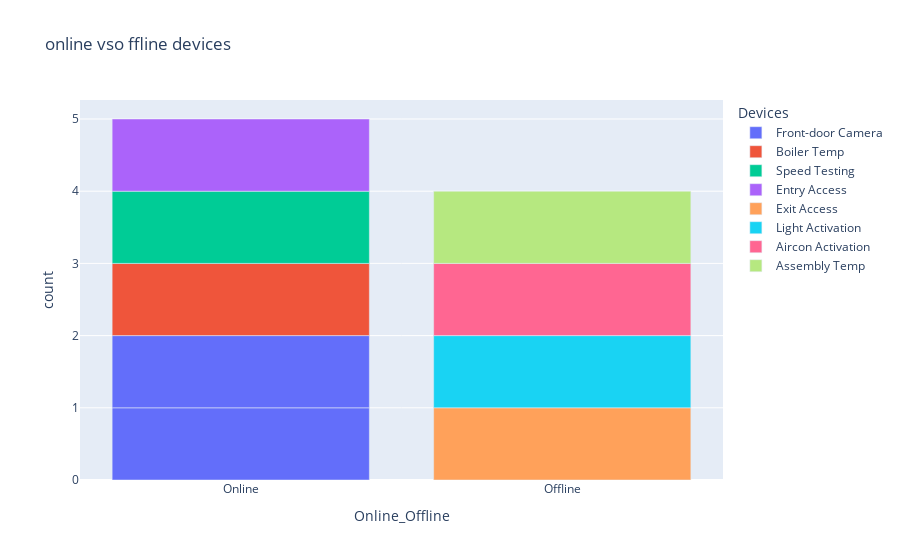

The cell this chart's notebook holds for it:
### Code cell
# visual to monitor online v offline devices

# plot a bar graph for device online and offline
fig = px.bar(dfdevice, x='Online_Offline', title='online vso ffline devices ', color='Devices')
fig.show()

### Figure 1 — Plotly figure (JSON) as saved in the notebook; plotly's stock layout.template omitted (floating-point values rounded to 4 significant figures)
{"data": [{"alignmentgroup": "True", "hovertemplate": "Devices=Front-door Camera<br>Online_Offline=%{x}<br>count=%{y}<extra></extra>", "legendgroup": "Front-door Camera", "marker": {"color": "#636efa", "pattern": {"shape": ""}}, "name": "Front-door Camera", "offsetgroup": "Front-door Camera", "orientation": "v", "showlegend": true, "textposition": "auto", "type": "bar", "x": ["Online", "Online"], "xaxis": "x", "y": [1, 1], "yaxis": "y"}, {"alignmentgroup": "True", "hovertemplate": "Devices=Boiler Temp<br>Online_Offline=%{x}<br>count=%{y}<extra></extra>", "legendgroup": "Boiler Temp", "marker": {"color": "#EF553B", "pattern": {"shape": ""}}, "name": "Boiler Temp", "offsetgroup": "Boiler Temp", "orientation": "v", "showlegend": true, "textposition": "auto", "type": "bar", "x": ["Online"], "xaxis": "x", "y": [1], "yaxis": "y"}, {"alignmentgroup": "True", "hovertemplate": "Devices=Speed Testing<br>Online_Offline=%{x}<br>count=%{y}<extra></extra>", "legendgroup": "Speed Testing", "marker": {"color": "#00cc96", "pattern": {"shape": ""}}, "name": "Speed Testing", "offsetgroup": "Speed Testing", "orientation": "v", "showlegend": true, "textposition": "auto", "type": "bar", "x": ["Online"], "xaxis": "x", "y": [1], "yaxis": "y"}, {"alignmentgroup": "True", "hovertemplate": "Devices=Entry Access<br>Online_Offline=%{x}<br>count=%{y}<extra></extra>", "legendgroup": "Entry Access", "marker": {"color": "#ab63fa", "pattern": {"shape": ""}}, "name": "Entry Access", "offsetgroup": "Entry Access", "orientation": "v", "showlegend": true, "textposition": "auto", "type": "bar", "x": ["Online"], "xaxis": "x", "y": [1], "yaxis": "y"}, {"alignmentgroup": "True", "hovertemplate": "Devices=Exit Access<br>Online_Offline=%{x}<br>count=%{y}<extra></extra>", "legendgroup": "Exit Access", "marker": {"color": "#FFA15A", "pattern": {"shape": ""}}, "name": "Exit Access", "offsetgroup": "Exit Access", "orientation": "v", "showlegend": true, "textposition": "auto", "type": "bar", "x": ["Offline"], "xaxis": "x", "y": [1], "yaxis": "y"}, {"alignmentgroup": "True", "hovertemplate": "Devices=Light Activation<br>Online_Offline=%{x}<br>count=%{y}<extra></extra>", "legendgroup": "Light Activation", "marker": {"color": "#19d3f3", "pattern": {"shape": ""}}, "name": "Light Activation", "offsetgroup": "Light Activation", "orientation": "v", "showlegend": true, "textposition": "auto", "type": "bar", "x": ["Offline"], "xaxis": "x", "y": [1], "yaxis": "y"}, {"alignmentgroup": "True", "hovertemplate": "Devices=Aircon Activation<br>Online_Offline=%{x}<br>count=%{y}<extra></extra>", "legendgroup": "Aircon Activation", "marker": {"color": "#FF6692", "pattern": {"shape": ""}}, "name": "Aircon Activation", "offsetgroup": "Aircon Activation", "orientation": "v", "showlegend": true, "textposition": "auto", "type": "bar", "x": ["Offline"], "xaxis": "x", "y": [1], "yaxis": "y"}, {"alignmentgroup": "True", "hovertemplate": "Devices=Assembly Temp<br>Online_Offline=%{x}<br>count=%{y}<extra></extra>", "legendgroup": "Assembly Temp", "marker": {"color": "#B6E880", "pattern": {"shape": ""}}, "name": "Assembly Temp", "offsetgroup": "Assembly Temp", "orientation": "v", "showlegend": true, "textposition": "auto", "type": "bar", "x": ["Offline"], "xaxis": "x", "y": [1], "yaxis": "y"}], "layout": {"barmode": "relative", "legend": {"title": {"text": "Devices"}, "tracegroupgap": 0}, "title": {"text": "online vso ffline devices "}, "xaxis": {"anchor": "y", "domain": [0, 1], "title": {"text": "Online_Offline"}}, "yaxis": {"anchor": "x", "domain": [0, 1], "title": {"text": "count"}}}}
